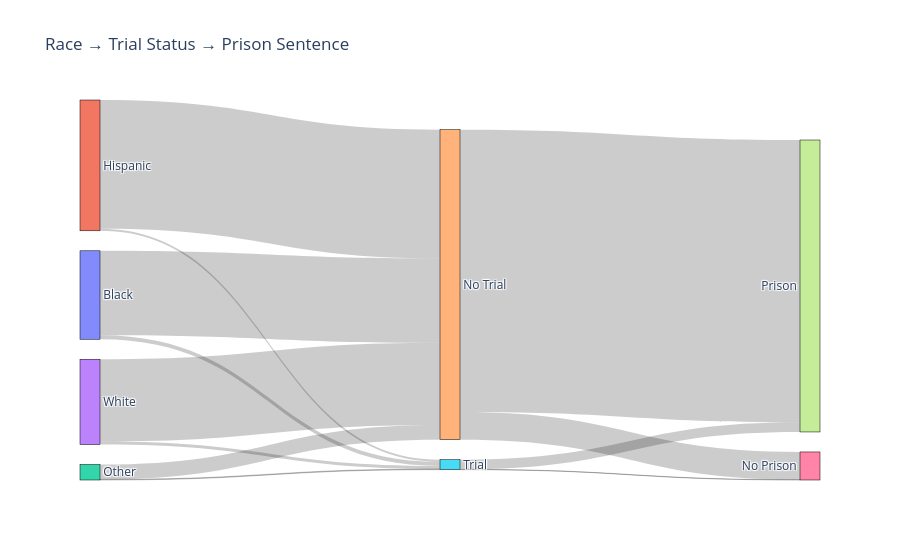

Notebook source saved alongside this figure:
### Markdown cell above
## Visualizations

### Code cell
import plotly.graph_objects as go

# ---- 1. Clean / map values into readable categories ----
df = sent_df[["RACE", "TRIAL_FLAG", "RECIEVED_PRSN_FLAG"]].copy()

# Drop missing rows
df = df.dropna(subset=["RACE", "TRIAL_FLAG", "RECIEVED_PRSN_FLAG"])

# Adjust these mappings if your coding is different
trial_map = {
    0: "No Trial",
    1: "Trial"
}

prison_map = {
    0: "No Prison",
    1: "Prison"
}

# Optional: make race labels prettier if RACE is coded numerically
# Replace this with your actual coding if needed
race_map = {
    1: "White",
    2: "Black",
    3: "Hispanic",
    4: "Other"
}

df["RACE_LABEL"] = df["RACE"].map(race_map).fillna(df["RACE"].astype(str))
df["TRIAL_LABEL"] = df["TRIAL_FLAG"].map(trial_map).fillna(df["TRIAL_FLAG"].astype(str))
df["PRISON_LABEL"] = df["RECIEVED_PRSN_FLAG"].map(prison_map).fillna(df["RECIEVED_PRSN_FLAG"].astype(str))

# ---- 2. Count flows from Race -> Trial ----
flow1 = (
    df.groupby(["RACE_LABEL", "TRIAL_LABEL"])
      .size()
      .reset_index(name="value")
)

# ---- 3. Count flows from Trial -> Prison ----
flow2 = (
    df.groupby(["TRIAL_LABEL", "PRISON_LABEL"])
      .size()
      .reset_index(name="value")
)

# ---- 4. Build node list ----
race_nodes = sorted(df["RACE_LABEL"].unique().tolist())
trial_nodes = sorted(df["TRIAL_LABEL"].unique().tolist())
prison_nodes = sorted(df["PRISON_LABEL"].unique().tolist())

labels = race_nodes + trial_nodes + prison_nodes
label_to_index = {label: i for i, label in enumerate(labels)}

# ---- 5. Build source-target-value arrays ----
sources = []
targets = []
values = []

# Race -> Trial
for _, row in flow1.iterrows():
    sources.append(label_to_index[row["RACE_LABEL"]])
    targets.append(label_to_index[row["TRIAL_LABEL"]])
    values.append(row["value"])

# Trial -> Prison
for _, row in flow2.iterrows():
    sources.append(label_to_index[row["TRIAL_LABEL"]])
    targets.append(label_to_index[row["PRISON_LABEL"]])
    values.append(row["value"])

# ---- 6. Plot Sankey ----
fig = go.Figure(data=[go.Sankey(
    node=dict(
        pad=20,
        thickness=20,
        line=dict(color="black", width=0.5),
        label=labels
    ),
    link=dict(
        source=sources,
        target=targets,
        value=values
    )
)])

fig.update_layout(
    title_text="Race → Trial Status → Prison Sentence",
    font_size=12
)

fig.show()

### Figure 1 — Plotly figure (JSON) as saved in the notebook; plotly's stock layout.template omitted (floating-point values rounded to 4 significant figures)
{"data": [{"link": {"source": [0, 0, 1, 1, 2, 2, 3, 3, 4, 4, 5, 5], "target": [4, 5, 4, 5, 4, 5, 4, 5, 6, 7, 6, 7], "value": [137273, 6633, 209452, 3368, 24052, 1120, 133704, 5076, 45108, 459373, 519, 15678]}, "node": {"label": ["Black", "Hispanic", "Other", "White", "No Trial", "Trial", "No Prison", "Prison"], "line": {"color": "black", "width": 0.5}, "pad": 20, "thickness": 20}, "type": "sankey"}], "layout": {"font": {"size": 12}, "title": {"text": "Race → Trial Status → Prison Sentence"}}}
